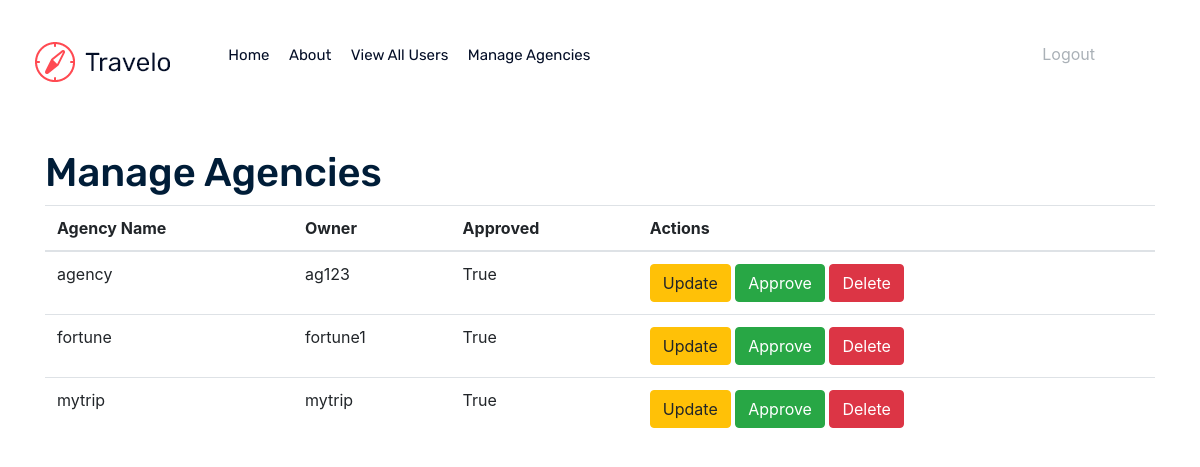
The page /travelAdmin/agencies/ (signed in) on the database its author committed.
### travelapp/models.py (models this page shows, shortened)
class TravelAgency(models.Model):
    owner = models.OneToOneField(User, on_delete=models.CASCADE, related_name="agency")
    agency_image = models.ImageField(upload_to='agency/', blank=True, null=True)
    name = models.CharField(max_length=255)
    address = models.TextField()
    contact_email = models.EmailField()
    contact_number = models.CharField(max_length=20)
    website = models.URLField(blank=True, null=True)
    is_approved = models.BooleanField(default=False)
    approved_on = models.DateTimeField(blank=True, null=True)

### travelapp/views.py (the view, shortened to what this page needs)
# urls.py: path('travelAdmin/agencies/', manage_agencies, name='manage_agencies'),
@login_required
def manage_agencies(request):
    agencies = TravelAgency.objects.all()  # Get all agencies
    context = {
        'agencies': agencies,
    }
    return render(request, 'travelAdmin/manage_agencies.html', context)

### travelapp/templates/travelAdmin/manage_agencies.html (shortened to what this page needs)
{% load static %} {% include 'travelAdmin/header.html' %}
<!DOCTYPE html>
<html lang="en">
  <head>
    <link
      href="https://stackpath.bootstrapcdn.com/bootstrap/4.5.2/css/bootstrap.min.css"
      rel="stylesheet"
    />
  </head>
  <body>
    <div class="container">
        <h1 class="mt-4">Manage Agencies</h1>
        <table class="table">
            <thead>
                <tr>
                    <th>Agency Name</th>
                    <th>Owner</th>
                    <th>Approved</th>
                    <th>Actions</th>
                </tr>
            </thead>
            <tbody>
                {% for agency in agencies %}
                <tr>
                    <td>{{ agency.name }}</td>
                    <td>{{ agency.owner.username }}</td>
                    <td>{{ agency.is_approved }}</td>
                    <td>
                        <button class="btn btn-warning" data-toggle="modal" data-target="#updateAgencyModal"
                                data-agency-id="{{ agency.id }}" data-agency-name="{{ agency.name }}"
                                data-agency-address="{{ agency.address }}"
                                data-agency-email="{{ agency.contact_email }}"
                                data-agency-number="{{ agency.contact_number }}"
                                data-agency-website="{{ agency.website }}">
                            Update
                        </button>
                        <button class="btn btn-success" data-toggle="modal" data-target="#approveAgencyModal"
                                data-agency-id="{{ agency.id }}" data-agency-name="{{ agency.name }}">
                            Approve
                        </button>
                        <button class="btn btn-danger" data-toggle="modal" data-target="#deleteAgencyModal"
                                data-agency-id="{{ agency.id }}"
                                data-agency-name="{{ agency.name }}">
                            Delete
                        </button>
                    </td>
                </tr>
                {% endfor %}
            </tbody>
        </table>
    </div>
</body>
</html>

### rows shown on the page
TravelAgency: name "agency", owner.username "ag123", is_approved "True"
TravelAgency: name "fortune", owner.username "fortune1", is_approved "True"
TravelAgency: name "mytrip", owner.username "mytrip", is_approved "True"
